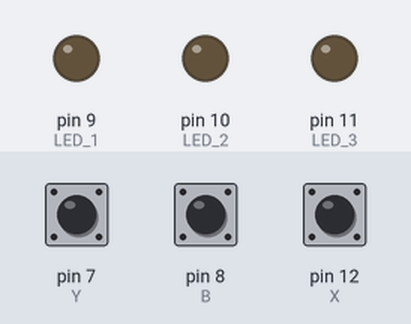
Recording of a sketch running on a simulated Arduino Uno, built with avr-gcc and run on an emulated ATmega328P. On the bench: output pins drawn as LEDs (lit = HIGH). Inputs (shaded band) come from the test bench; at power-on: pin 7 (Y) HIGH, pin 8 (B) HIGH, pin 12 (X) HIGH.

Above: at 1.2 s.
1.3 s: pin 7 (Y) pulled LOW for 0.15 s
At 1.37 s:
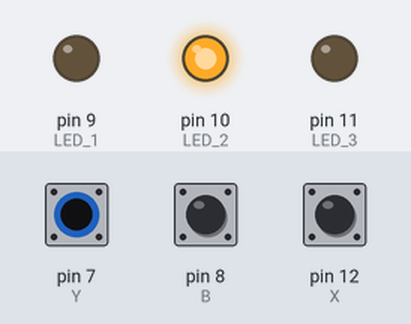
2.9 s: pin 8 (B) pulled LOW for 0.15 s
At 2.97 s:
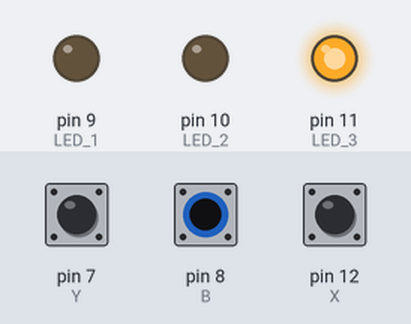
4.5 s: pin 12 (X) pulled LOW for 0.15 s
At 4.57 s:
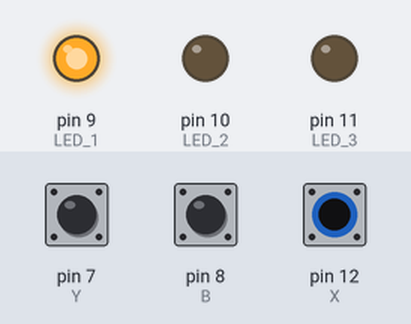
6.1 s: pin 12 (X) pulled LOW for 3.2 s
At 9.9 s:
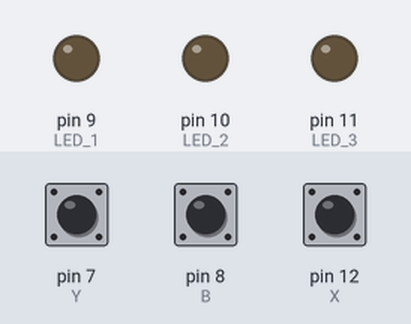
10.8 s: pin 7 (Y) pulled LOW for 3.2 s
At 12.2 s:
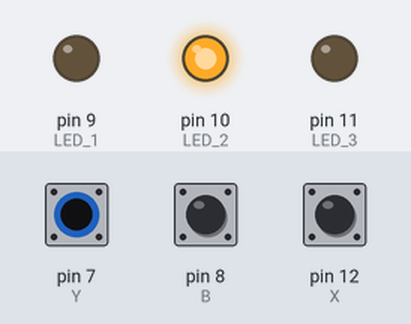
15.5 s: pin 7 (Y) driven LOW and pin 8 (B) driven LOW
At 15.8 s:
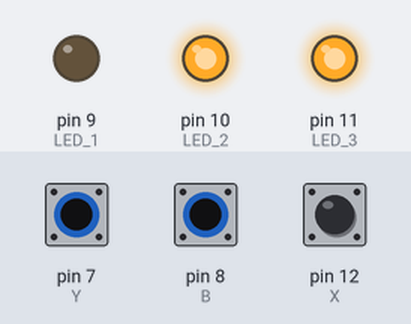
Timing chart, 0 to 18.0 s (numbered marks = the images above; inputs shaded):
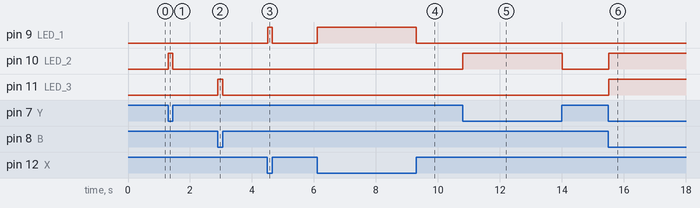

Measured:
- after the input at 1.3 s, pin 10 (LED_2): LOW → HIGH at once, → LOW 0.15 s later
- after the input at 2.9 s, pin 11 (LED_3): LOW → HIGH at once, → LOW 0.15 s later
- after the input at 4.5 s, pin 9 (LED_1): LOW → HIGH at once, → LOW 0.15 s later
- after the input at 6.1 s, pin 9 (LED_1): LOW → HIGH at once, → LOW 3.2 s later
- after the input at 10.8 s, pin 10 (LED_2): LOW → HIGH at once, → LOW 3.2 s later
- after the input at 15.5 s, pin 10 (LED_2), pin 11 (LED_3): LOW → HIGH at once

The sketch:

Programming_Kit_1.0.ino
```cpp
#define UP A1
#define DOWN 5
#define LEFT A2
#define RIGHT A0
#define X 12
#define Y 7
#define B 8
#define A 13
#define LED_1 9
#define LED_2 10
#define LED_3 11
#define SPEAKER 2
#define PWM 6


void setup() {
pinMode(LED_1, OUTPUT);
pinMode(LED_2, OUTPUT);
pinMode(LED_3, OUTPUT);
pinMode(X,INPUT_PULLUP);
pinMode(Y,INPUT_PULLUP);
pinMode(B,INPUT_PULLUP);
}

void loop() {

  if(!digitalRead(X))
  {
    digitalWrite(LED_1,HIGH);
  }
  else
  {
    digitalWrite(LED_1,LOW);
  }

  if(!digitalRead(Y))
  {
    digitalWrite(LED_2,HIGH);
  }
  else
  {
    digitalWrite(LED_2,LOW);
  }

  if(!digitalRead(B))
  {
    digitalWrite(LED_3,HIGH);
  }
  else
  {
    digitalWrite(LED_3,LOW);
  }

}
```
